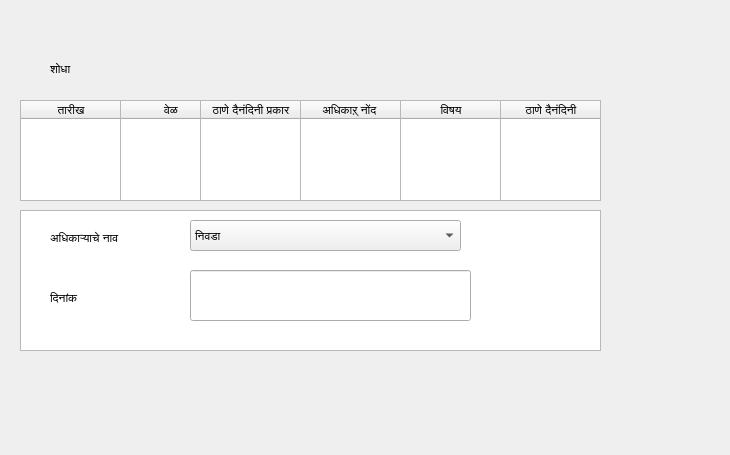
<?xml version="1.0" encoding="UTF-8"?>
<ui version="4.0">
 <class>Form</class>
 <widget class="QWidget" name="Form">
  <property name="geometry">
   <rect>
    <x>0</x>
    <y>0</y>
    <width>730</width>
    <height>455</height>
   </rect>
  </property>
  <property name="windowTitle">
   <string>Form</string>
  </property>
  <widget class="QTableWidget" name="tableWidget">
   <property name="geometry">
    <rect>
     <x>20</x>
     <y>100</y>
     <width>101</width>
     <height>101</height>
    </rect>
   </property>
   <column>
    <property name="text">
     <string>तारीख</string>
    </property>
   </column>
  </widget>
  <widget class="QTableWidget" name="tableWidget_2">
   <property name="geometry">
    <rect>
     <x>120</x>
     <y>100</y>
     <width>81</width>
     <height>101</height>
    </rect>
   </property>
   <column>
    <property name="text">
     <string>वेळ</string>
    </property>
   </column>
  </widget>
  <widget class="QTableWidget" name="tableWidget_3">
   <property name="geometry">
    <rect>
     <x>300</x>
     <y>100</y>
     <width>101</width>
     <height>101</height>
    </rect>
   </property>
   <column>
    <property name="text">
     <string>अधिकाऱ् नोंद </string>
    </property>
   </column>
  </widget>
  <widget class="QTableWidget" name="tableWidget_4">
   <property name="geometry">
    <rect>
     <x>200</x>
     <y>100</y>
     <width>101</width>
     <height>101</height>
    </rect>
   </property>
   <column>
    <property name="text">
     <string>ठाणे दैनंदिनी प्रकार</string>
    </property>
   </column>
  </widget>
  <widget class="QTableWidget" name="tableWidget_5">
   <property name="geometry">
    <rect>
     <x>400</x>
     <y>100</y>
     <width>101</width>
     <height>101</height>
    </rect>
   </property>
   <column>
    <property name="text">
     <string>विषय</string>
    </property>
   </column>
  </widget>
  <widget class="QTableWidget" name="tableWidget_6">
   <property name="geometry">
    <rect>
     <x>500</x>
     <y>100</y>
     <width>101</width>
     <height>101</height>
    </rect>
   </property>
   <column>
    <property name="text">
     <string>ठाणे दैनंदिनी</string>
    </property>
   </column>
  </widget>
  <widget class="QLabel" name="label">
   <property name="geometry">
    <rect>
     <x>50</x>
     <y>60</y>
     <width>68</width>
     <height>17</height>
    </rect>
   </property>
   <property name="text">
    <string>शोधा</string>
   </property>
  </widget>
  <widget class="QListView" name="listView">
   <property name="geometry">
    <rect>
     <x>20</x>
     <y>210</y>
     <width>581</width>
     <height>141</height>
    </rect>
   </property>
  </widget>
  <widget class="QLabel" name="label_2">
   <property name="geometry">
    <rect>
     <x>50</x>
     <y>230</y>
     <width>101</width>
     <height>16</height>
    </rect>
   </property>
   <property name="text">
    <string>अधिकाऱ्याचे नाव </string>
   </property>
  </widget>
  <widget class="QComboBox" name="comboBox">
   <property name="geometry">
    <rect>
     <x>190</x>
     <y>220</y>
     <width>271</width>
     <height>31</height>
    </rect>
   </property>
   <item>
    <property name="text">
     <string>निवडा </string>
    </property>
   </item>
  </widget>
  <widget class="QLabel" name="label_3">
   <property name="geometry">
    <rect>
     <x>50</x>
     <y>290</y>
     <width>101</width>
     <height>16</height>
    </rect>
   </property>
   <property name="text">
    <string>दिनांक </string>
   </property>
  </widget>
  <widget class="QLineEdit" name="lineEdit">
   <property name="geometry">
    <rect>
     <x>190</x>
     <y>270</y>
     <width>281</width>
     <height>51</height>
    </rect>
   </property>
  </widget>
 </widget>
 <resources/>
 <connections/>
</ui>
